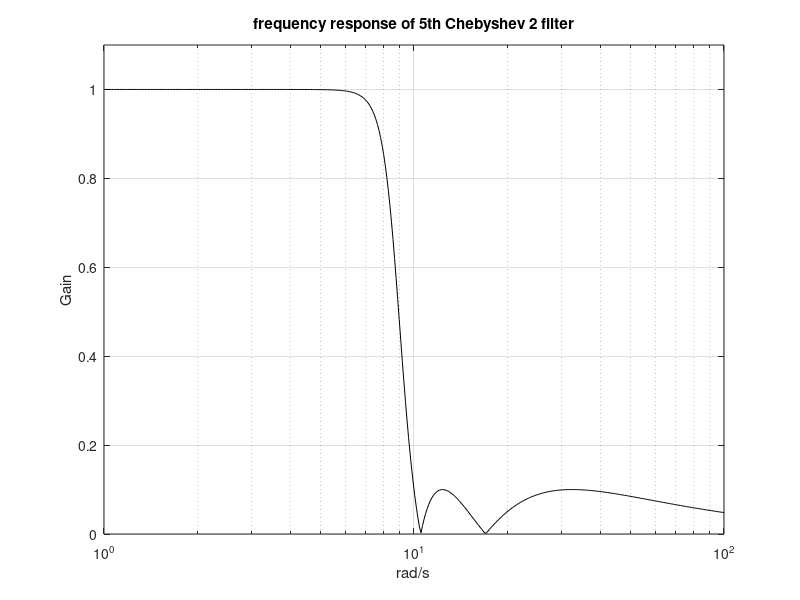

MATLAB code for this plot:
% Frequency response of Chebyshev 2 filter
wc=10; %desired cut-off frequency
N=5; %order of the filter
R=20; %decibels of ripple in the stop band
[num,den]=cheby2(N,R,wc,'s'); %analog Chebyshev 2 filter
w=logspace(0,2,400); %logaritmic set of frequency values
G=freqs(num,den,w); %computes frequency response
semilogx(w,abs(G),'k'); %plots linear amplitude
axis([1 100 0 1.1]);
grid;
ylabel('Gain'); xlabel('rad/s'); title('frequency response of 5th Chebyshev 2 filter');
